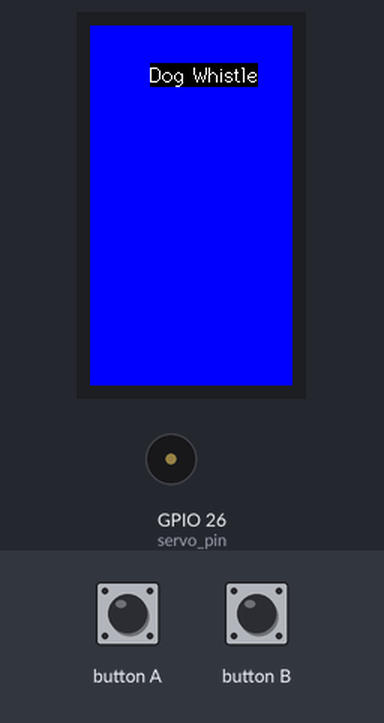
Simulated run of this sketch. Board: ESP32. Parts: 135×240 colour display, buzzer (waves = sounding). Inputs (shaded band) come from the test bench. WiFi joins after 1.5 s; servers stay silent unless stated; web services answer with replies made up by the test bench; what the sketch prints to the serial monitor is not drawn.

Above: at 4.0 s.
4.1 s: button A pressed for 1 s
At 6.2 s:
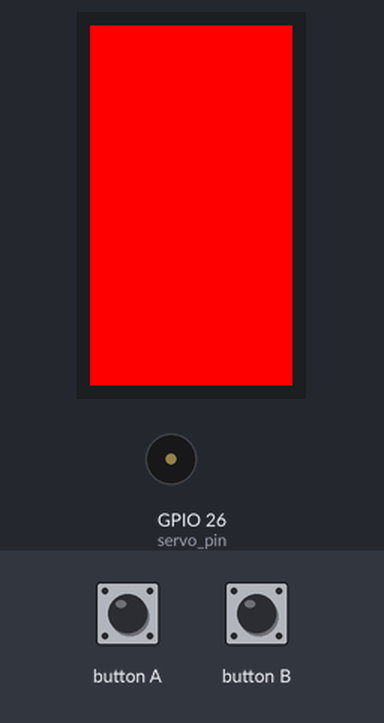
8.1 s: button A pressed for 0.15 s
At 9.1 s:
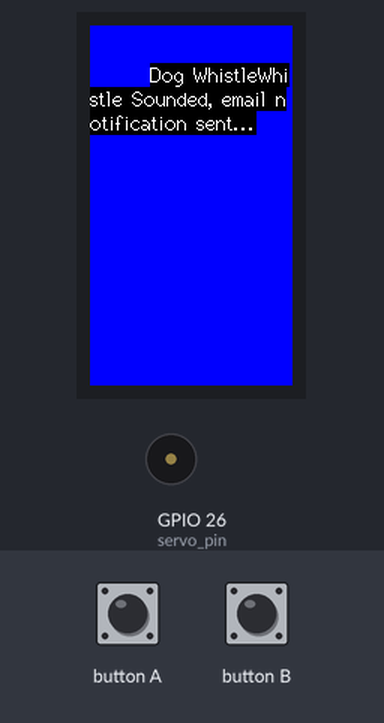
9.8 s: button A pressed for 3.2 s
At 12.8 s:
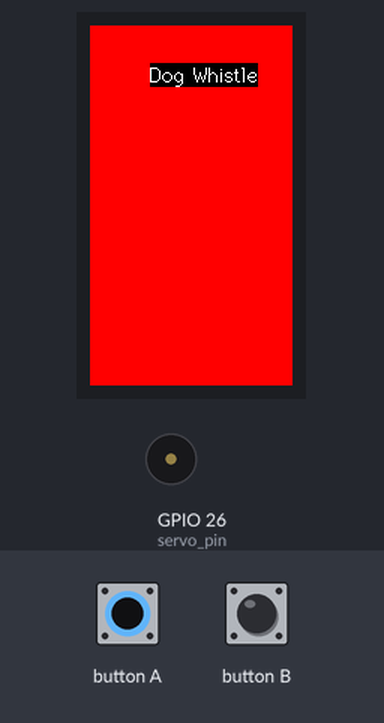
14.5 s: button B pressed for 0.15 s
17.6 s: button A driven LOW and button B driven LOW
At 18.7 s:
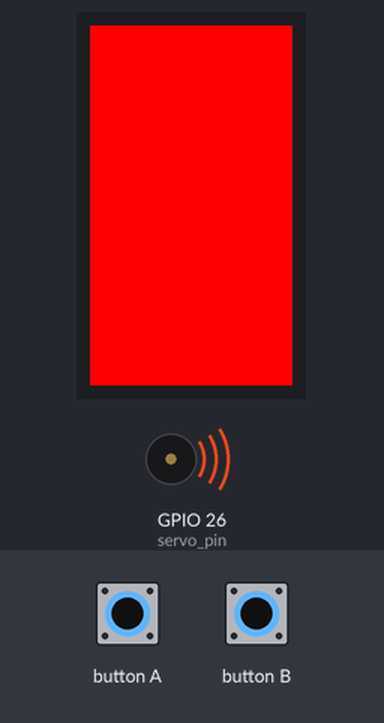
20.6 s: button A set HIGH
At 21.8 s:
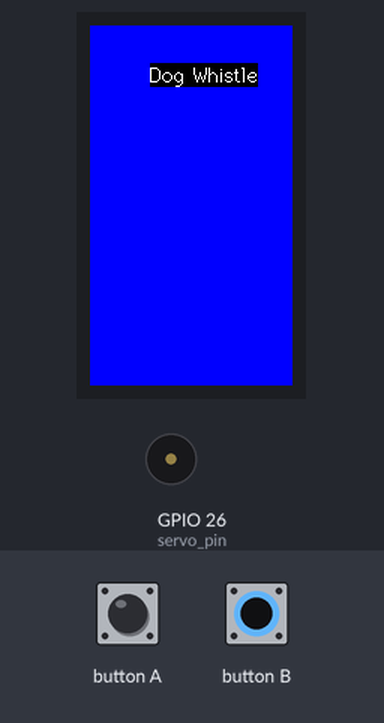
Timing chart, 0 to 23.6 s (numbered marks = the images above; inputs shaded):
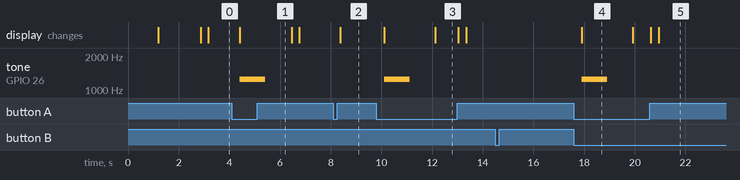

Measured:
- after the input at 4.1 s, tone on GPIO 26 (servo_pin): silent → 1250 Hz after 0.32 s, → silent 1.0 s later; the display: changes after 0.32 s (image 1)
- after the input at 8.1 s, the display: changes after 0.28 s (image 2)
- after the input at 9.8 s, tone on GPIO 26 (servo_pin): silent → 1250 Hz after 0.32 s, → silent 1.0 s later; the display: first changes after 0.32 s (image 3 shows a later state)
- after the input at 14.5 s, every drawn part: stays the same
- after the input at 17.6 s, tone on GPIO 26 (servo_pin): silent → 1250 Hz after 0.32 s, → silent 1.0 s later; the display: changes after 0.32 s (image 4)
- after the input at 20.6 s, the display: first changes at once (image 5 shows a later state)
- what the display in image 4 shows lasts 2.0 s, from 17.9 s to 19.9 s

The sketch:

DogWhistle.ino
```cpp
#include <ETH.h>
#include <WiFi.h>
#include "secrets.h"
#include <M5StickCPlus.h>

const char* resource = "/trigger/classButtonA/with/key/gHMpHIGf7el9ssFbKM8hYPYazunbiT9BZGvwnK6ZMF_";
const char* server = "maker.ifttt.com";
const int button = G37;
int last_value = 0;
int cur_value = 0;

//speaker code
const int servo_pin = 26;
int freq = 80;
int ledChannel = 0;
int resolution = 10;
extern const unsigned char m5stack_startup_music[];

void setup() {
  Serial.begin(115200);
  M5.begin();
  delay(1000);

// screen display
  M5.Lcd.fillScreen(BLUE);
  M5.Lcd.setTextColor(GREEN);
  M5.Lcd.setRotation(3);
  M5.Lcd.setTextSize(1);
  M5.Lcd.print("Dog Whistle");

  WiFi.begin(SECRET_SSID, SECRET_PASS);
  Serial.print("Connecting to  ");
  Serial.println(SECRET_SSID);
  while (WiFi.status()!= WL_CONNECTED) {
     Serial.print(".");
     delay(500);
  }
   Serial.println();
   Serial.print("Connecting to ");
   Serial.println(SECRET_SSID);

//init speaker setup
  M5.begin();
  M5.Lcd.setRotation(0);
  M5.Lcd.setCursor(25, 80, 4);
  ledcSetup(ledChannel, freq, resolution);
  ledcAttachPin(servo_pin, ledChannel);
  ledcWrite(ledChannel, 256);//0°
}

//further speaker coding
void playMusic(const uint8_t* music_data, uint16_t sample_rate) {
  uint32_t length = strlen((char*)music_data);
  uint16_t delay_interval = ((uint32_t)1000000 / sample_rate);
    for(int i = 0; i < length; i++) {
      ledcWriteTone(ledChannel, music_data[i]*50);
      delayMicroseconds(delay_interval);
    }

}

// ----------------------------------------------------------------------------------------------------------------

void loop() {
  M5.update();
  if(M5.BtnA.wasPressed()){
     makeIFTTTRequest();
     M5.Lcd.println("Whistle Sounded, email notification sent...");
   }

//speaker code
  cur_value = digitalRead(button);// read the value of BUTTON

  M5.Lcd.setCursor(40,25, 2); M5.Lcd.print("Dog Whistle");

  if(cur_value != last_value){
    M5.Lcd.fillRect(135,25,100,25,BLUE);
    M5.Lcd.fillRect(135,45,100,25,BLUE);
    if(cur_value==0){
      M5.Lcd.setCursor(135,25, 2); M5.Lcd.print("pressed");// display the status
      M5.Lcd.setCursor(135,45, 2); M5.Lcd.print("0");

      // change background
      M5.Lcd.fillScreen(RED);

      Serial.println("Button Status: pressed");
      Serial.println("       value:  0");

      // make button activate speaker beep
      ledcWriteTone(ledChannel, 1250);
      delay(1000);
      ledcWriteTone(ledChannel, 0);
      delay(1000);
    }
    else{
      M5.Lcd.setCursor(135,25, 2); M5.Lcd.print("released");// display the status
      M5.Lcd.setCursor(135,45, 2); M5.Lcd.print("1");
      Serial.println("Button Status: released");
      Serial.println("       value:  1");
      M5.Lcd.fillScreen(BLUE);
    }
    last_value = cur_value;
  }

}

// ---------------------------------------------------------------------------------------------------------------------

void makeIFTTTRequest() {
  Serial.print("Connecting to ");
  Serial.print(server);
  WiFiClient client;
  int retries = 5;
  while(!!!client.connect(server, 80) && (retries-- > 0)) {
    Serial.print(".");
  }
    Serial.println();
    if(!!!client.connected()) {
      Serial.print("Failed to connect, going back to sleep.");
    }
    Serial.print("Request Resource: ");
    Serial.println(resource);
    client.print(String("GET ") + resource +
      " HTTP/1.1\r\n" +
      "Host: " + server + "\r\n" +
      "Connection: close\r\n\r\n");

    //time is 5 sec worth of 100 mSec  delay
    int timeout = 5 * 10;
    while(!!!client.available() && (timeout-- > 0)) {
        delay(100);
    }

    if(!!!client.available()){
        Serial.print("No response, going back to sleep.");
    }

    while(client.available()){
        Serial.write(client.read());
    }

    Serial.println("closing connection");
    client.stop();

}
```

secrets.h
```cpp
//secrets to wifi

#define SECRET_SSID "SETUP-BD99"
#define SECRET_PASS "fasten8359about"
```
